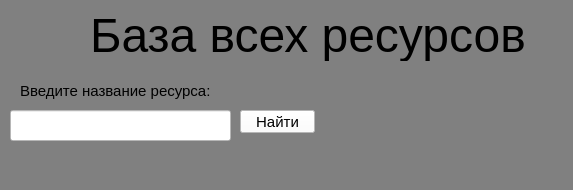
<?xml version="1.0" encoding="UTF-8"?>
<ui version="4.0">
 <class>Form</class>
 <widget class="QWidget" name="Form">
  <property name="geometry">
   <rect>
    <x>0</x>
    <y>0</y>
    <width>573</width>
    <height>190</height>
   </rect>
  </property>
  <property name="windowTitle">
   <string>Form</string>
  </property>
  <property name="styleSheet">
   <string notr="true">background-color: grey;</string>
  </property>
  <widget class="QLabel" name="label">
   <property name="geometry">
    <rect>
     <x>90</x>
     <y>10</y>
     <width>441</width>
     <height>51</height>
    </rect>
   </property>
   <property name="font">
    <font>
     <pointsize>36</pointsize>
    </font>
   </property>
   <property name="text">
    <string>База всех ресурсов</string>
   </property>
  </widget>
  <widget class="QLineEdit" name="lineEdit">
   <property name="geometry">
    <rect>
     <x>10</x>
     <y>110</y>
     <width>221</width>
     <height>31</height>
    </rect>
   </property>
   <property name="styleSheet">
    <string notr="true">background-color: white;</string>
   </property>
  </widget>
  <widget class="QLabel" name="label_2">
   <property name="geometry">
    <rect>
     <x>20</x>
     <y>80</y>
     <width>191</width>
     <height>21</height>
    </rect>
   </property>
   <property name="font">
    <font>
     <pointsize>11</pointsize>
    </font>
   </property>
   <property name="text">
    <string>Введите название ресурса:</string>
   </property>
  </widget>
  <widget class="QPushButton" name="pushButton">
   <property name="geometry">
    <rect>
     <x>240</x>
     <y>110</y>
     <width>75</width>
     <height>23</height>
    </rect>
   </property>
   <property name="font">
    <font>
     <pointsize>11</pointsize>
    </font>
   </property>
   <property name="styleSheet">
    <string notr="true">background-color: white;</string>
   </property>
   <property name="text">
    <string>Найти</string>
   </property>
  </widget>
 </widget>
 <resources/>
 <connections/>
</ui>
